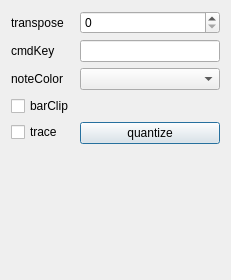
<?xml version="1.0" encoding="UTF-8"?>
<ui version="4.0">
 <class>DlgCfg</class>
 <widget class="QDialog" name="DlgCfg">
  <property name="geometry">
   <rect>
    <x>0</x>
    <y>0</y>
    <width>231</width>
    <height>280</height>
   </rect>
  </property>
  <property name="windowTitle">
   <string>Settings</string>
  </property>
  <layout class="QFormLayout" name="formLayout">
   <item row="0" column="0">
    <widget class="QLabel" name="lTran">
     <property name="text">
      <string>transpose</string>
     </property>
    </widget>
   </item>
   <item row="0" column="1">
    <widget class="QSpinBox" name="tran"/>
   </item>
   <item row="1" column="0">
    <widget class="QLabel" name="lCmdKey">
     <property name="text">
      <string>cmdKey</string>
     </property>
    </widget>
   </item>
   <item row="1" column="1">
    <widget class="QLineEdit" name="cmdKey"/>
   </item>
   <item row="2" column="0">
    <widget class="QLabel" name="lNtCo">
     <property name="text">
      <string>noteColor</string>
     </property>
    </widget>
   </item>
   <item row="2" column="1">
    <widget class="QComboBox" name="ntCo"/>
   </item>
   <item row="3" column="0">
    <widget class="QCheckBox" name="barCl">
     <property name="text">
      <string>barClip</string>
     </property>
    </widget>
   </item>
   <item row="4" column="0">
    <widget class="QCheckBox" name="trc">
     <property name="text">
      <string>trace</string>
     </property>
    </widget>
   </item>
   <item row="4" column="1">
    <widget class="QPushButton" name="quan">
     <property name="text">
      <string>quantize</string>
     </property>
    </widget>
   </item>
  </layout>
 </widget>
 <resources/>
 <connections/>
</ui>
